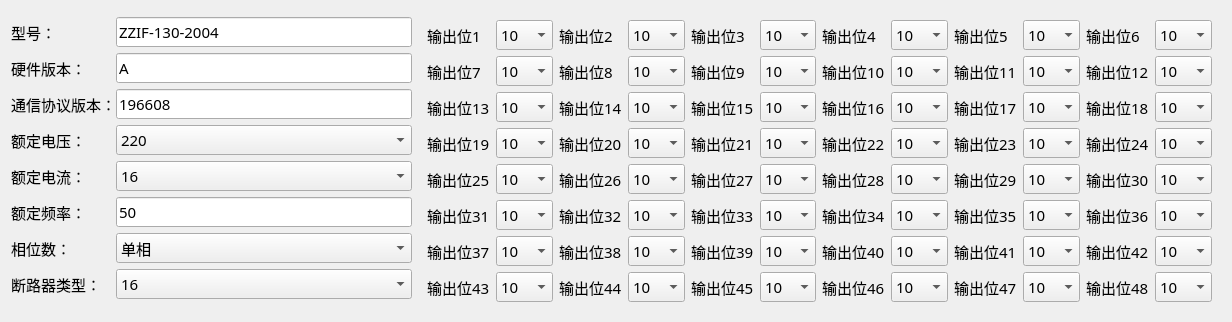
<?xml version="1.0" encoding="UTF-8"?>
<ui version="4.0">
 <class>Home_ZpduSetWid</class>
 <widget class="QWidget" name="Home_ZpduSetWid">
  <property name="geometry">
   <rect>
    <x>0</x>
    <y>0</y>
    <width>1232</width>
    <height>320</height>
   </rect>
  </property>
  <property name="font">
   <font>
    <family>微软雅黑</family>
    <pointsize>11</pointsize>
   </font>
  </property>
  <property name="windowTitle">
   <string>Form</string>
  </property>
  <layout class="QGridLayout" name="gridLayout_3" columnstretch="1,2">
   <item row="0" column="0">
    <widget class="QWidget" name="widget" native="true">
     <layout class="QGridLayout" name="gridLayout">
      <property name="leftMargin">
       <number>0</number>
      </property>
      <property name="topMargin">
       <number>0</number>
      </property>
      <property name="rightMargin">
       <number>0</number>
      </property>
      <property name="bottomMargin">
       <number>0</number>
      </property>
      <property name="spacing">
       <number>0</number>
      </property>
      <item row="0" column="0">
       <widget class="QLabel" name="label">
        <property name="text">
         <string>型号：</string>
        </property>
       </widget>
      </item>
      <item row="0" column="1">
       <widget class="QLineEdit" name="typeEdit">
        <property name="text">
         <string>ZZIF-130-2004</string>
        </property>
       </widget>
      </item>
      <item row="1" column="0">
       <widget class="QLabel" name="label_2">
        <property name="text">
         <string>硬件版本：</string>
        </property>
       </widget>
      </item>
      <item row="1" column="1">
       <widget class="QLineEdit" name="hardVersionEdit">
        <property name="text">
         <string>A</string>
        </property>
       </widget>
      </item>
      <item row="2" column="0">
       <widget class="QLabel" name="label_3">
        <property name="text">
         <string>通信协议版本：</string>
        </property>
       </widget>
      </item>
      <item row="2" column="1">
       <widget class="QLineEdit" name="protocolVersionEdit">
        <property name="text">
         <string>196608</string>
        </property>
       </widget>
      </item>
      <item row="3" column="0">
       <widget class="QLabel" name="label_4">
        <property name="text">
         <string>额定电压：</string>
        </property>
       </widget>
      </item>
      <item row="3" column="1">
       <widget class="QComboBox" name="ratedVolBox">
        <item>
         <property name="text">
          <string>220</string>
         </property>
        </item>
        <item>
         <property name="text">
          <string>380</string>
         </property>
        </item>
       </widget>
      </item>
      <item row="4" column="0">
       <widget class="QLabel" name="label_5">
        <property name="text">
         <string>额定电流：</string>
        </property>
       </widget>
      </item>
      <item row="4" column="1">
       <widget class="QComboBox" name="ratedCurBox">
        <item>
         <property name="text">
          <string>16</string>
         </property>
        </item>
        <item>
         <property name="text">
          <string>32</string>
         </property>
        </item>
        <item>
         <property name="text">
          <string>63</string>
         </property>
        </item>
       </widget>
      </item>
      <item row="5" column="0">
       <widget class="QLabel" name="label_6">
        <property name="text">
         <string>额定频率：</string>
        </property>
       </widget>
      </item>
      <item row="5" column="1">
       <widget class="QLineEdit" name="ratedFreqEdit">
        <property name="text">
         <string>50</string>
        </property>
       </widget>
      </item>
      <item row="6" column="0">
       <widget class="QLabel" name="label_7">
        <property name="text">
         <string>相位数：</string>
        </property>
       </widget>
      </item>
      <item row="6" column="1">
       <widget class="QComboBox" name="lineBox">
        <item>
         <property name="text">
          <string>单相</string>
         </property>
        </item>
        <item>
         <property name="text">
          <string>双火线</string>
         </property>
        </item>
        <item>
         <property name="text">
          <string>三相</string>
         </property>
        </item>
       </widget>
      </item>
      <item row="7" column="0">
       <widget class="QLabel" name="label_8">
        <property name="text">
         <string>断路器类型：</string>
        </property>
       </widget>
      </item>
      <item row="7" column="1">
       <widget class="QComboBox" name="breakerBox">
        <item>
         <property name="text">
          <string>16</string>
         </property>
        </item>
        <item>
         <property name="text">
          <string>20</string>
         </property>
        </item>
       </widget>
      </item>
     </layout>
    </widget>
   </item>
   <item row="0" column="1">
    <widget class="QWidget" name="widget_2" native="true">
     <layout class="QGridLayout" name="gridLayout_2">
      <item row="1" column="6">
       <widget class="QLabel" name="label_25">
        <property name="text">
         <string>输出位9</string>
        </property>
       </widget>
      </item>
      <item row="4" column="20">
       <widget class="QComboBox" name="op30Box">
        <item>
         <property name="text">
          <string>10</string>
         </property>
        </item>
        <item>
         <property name="text">
          <string>16</string>
         </property>
        </item>
       </widget>
      </item>
      <item row="3" column="6">
       <widget class="QLabel" name="label_37">
        <property name="text">
         <string>输出位21</string>
        </property>
       </widget>
      </item>
      <item row="8" column="20">
       <widget class="QComboBox" name="op42Box">
        <item>
         <property name="text">
          <string>10</string>
         </property>
        </item>
        <item>
         <property name="text">
          <string>16</string>
         </property>
        </item>
       </widget>
      </item>
      <item row="8" column="9">
       <widget class="QLabel" name="label_52">
        <property name="text">
         <string>输出位40</string>
        </property>
       </widget>
      </item>
      <item row="3" column="20">
       <widget class="QComboBox" name="op24Box">
        <item>
         <property name="text">
          <string>10</string>
         </property>
        </item>
        <item>
         <property name="text">
          <string>16</string>
         </property>
        </item>
       </widget>
      </item>
      <item row="3" column="17">
       <widget class="QComboBox" name="op23Box">
        <item>
         <property name="text">
          <string>10</string>
         </property>
        </item>
        <item>
         <property name="text">
          <string>16</string>
         </property>
        </item>
       </widget>
      </item>
      <item row="8" column="19">
       <widget class="QLabel" name="label_54">
        <property name="text">
         <string>输出位42</string>
        </property>
       </widget>
      </item>
      <item row="1" column="3">
       <widget class="QLabel" name="label_21">
        <property name="text">
         <string>输出位8</string>
        </property>
       </widget>
      </item>
      <item row="8" column="13">
       <widget class="QLabel" name="label_56">
        <property name="text">
         <string>输出位41</string>
        </property>
       </widget>
      </item>
      <item row="0" column="20">
       <widget class="QComboBox" name="op6Box">
        <item>
         <property name="text">
          <string>10</string>
         </property>
        </item>
        <item>
         <property name="text">
          <string>16</string>
         </property>
        </item>
       </widget>
      </item>
      <item row="2" column="20">
       <widget class="QComboBox" name="op18Box">
        <item>
         <property name="text">
          <string>10</string>
         </property>
        </item>
        <item>
         <property name="text">
          <string>16</string>
         </property>
        </item>
       </widget>
      </item>
      <item row="0" column="0">
       <widget class="QLabel" name="label_9">
        <property name="text">
         <string>输出位1</string>
        </property>
       </widget>
      </item>
      <item row="1" column="0">
       <widget class="QLabel" name="label_23">
        <property name="text">
         <string>输出位7</string>
        </property>
       </widget>
      </item>
      <item row="2" column="6">
       <widget class="QLabel" name="label_31">
        <property name="text">
         <string>输出位15</string>
        </property>
       </widget>
      </item>
      <item row="9" column="3">
       <widget class="QLabel" name="label_57">
        <property name="text">
         <string>输出位44</string>
        </property>
       </widget>
      </item>
      <item row="1" column="19">
       <widget class="QLabel" name="label_24">
        <property name="text">
         <string>输出位12</string>
        </property>
       </widget>
      </item>
      <item row="3" column="0">
       <widget class="QLabel" name="label_35">
        <property name="text">
         <string>输出位19</string>
        </property>
       </widget>
      </item>
      <item row="2" column="17">
       <widget class="QComboBox" name="op17Box">
        <item>
         <property name="text">
          <string>10</string>
         </property>
        </item>
        <item>
         <property name="text">
          <string>16</string>
         </property>
        </item>
       </widget>
      </item>
      <item row="6" column="17">
       <widget class="QComboBox" name="op35Box">
        <item>
         <property name="text">
          <string>10</string>
         </property>
        </item>
        <item>
         <property name="text">
          <string>16</string>
         </property>
        </item>
       </widget>
      </item>
      <item row="6" column="20">
       <widget class="QComboBox" name="op36Box">
        <item>
         <property name="text">
          <string>10</string>
         </property>
        </item>
        <item>
         <property name="text">
          <string>16</string>
         </property>
        </item>
       </widget>
      </item>
      <item row="9" column="19">
       <widget class="QLabel" name="label_60">
        <property name="text">
         <string>输出位48</string>
        </property>
       </widget>
      </item>
      <item row="0" column="6">
       <widget class="QLabel" name="label_11">
        <property name="text">
         <string>输出位3</string>
        </property>
       </widget>
      </item>
      <item row="2" column="0">
       <widget class="QLabel" name="label_29">
        <property name="text">
         <string>输出位13</string>
        </property>
       </widget>
      </item>
      <item row="6" column="6">
       <widget class="QLabel" name="label_49">
        <property name="text">
         <string>输出位33</string>
        </property>
       </widget>
      </item>
      <item row="8" column="17">
       <widget class="QComboBox" name="op41Box">
        <item>
         <property name="text">
          <string>10</string>
         </property>
        </item>
        <item>
         <property name="text">
          <string>16</string>
         </property>
        </item>
       </widget>
      </item>
      <item row="1" column="17">
       <widget class="QComboBox" name="op11Box">
        <item>
         <property name="text">
          <string>10</string>
         </property>
        </item>
        <item>
         <property name="text">
          <string>16</string>
         </property>
        </item>
       </widget>
      </item>
      <item row="4" column="19">
       <widget class="QLabel" name="label_42">
        <property name="text">
         <string>输出位30</string>
        </property>
       </widget>
      </item>
      <item row="4" column="17">
       <widget class="QComboBox" name="op29Box">
        <item>
         <property name="text">
          <string>10</string>
         </property>
        </item>
        <item>
         <property name="text">
          <string>16</string>
         </property>
        </item>
       </widget>
      </item>
      <item row="4" column="6">
       <widget class="QLabel" name="label_43">
        <property name="text">
         <string>输出位27</string>
        </property>
       </widget>
      </item>
      <item row="9" column="17">
       <widget class="QComboBox" name="op47Box">
        <item>
         <property name="text">
          <string>10</string>
         </property>
        </item>
        <item>
         <property name="text">
          <string>16</string>
         </property>
        </item>
       </widget>
      </item>
      <item row="3" column="3">
       <widget class="QLabel" name="label_33">
        <property name="text">
         <string>输出位20</string>
        </property>
       </widget>
      </item>
      <item row="0" column="3">
       <widget class="QLabel" name="label_10">
        <property name="text">
         <string>输出位2</string>
        </property>
       </widget>
      </item>
      <item row="9" column="20">
       <widget class="QComboBox" name="op48Box">
        <item>
         <property name="text">
          <string>10</string>
         </property>
        </item>
        <item>
         <property name="text">
          <string>16</string>
         </property>
        </item>
       </widget>
      </item>
      <item row="0" column="17">
       <widget class="QComboBox" name="op5Box">
        <item>
         <property name="text">
          <string>10</string>
         </property>
        </item>
        <item>
         <property name="text">
          <string>16</string>
         </property>
        </item>
       </widget>
      </item>
      <item row="6" column="19">
       <widget class="QLabel" name="label_48">
        <property name="text">
         <string>输出位36</string>
        </property>
       </widget>
      </item>
      <item row="1" column="20">
       <widget class="QComboBox" name="op12Box">
        <item>
         <property name="text">
          <string>10</string>
         </property>
        </item>
        <item>
         <property name="text">
          <string>16</string>
         </property>
        </item>
       </widget>
      </item>
      <item row="9" column="0">
       <widget class="QLabel" name="label_59">
        <property name="text">
         <string>输出位43</string>
        </property>
       </widget>
      </item>
      <item row="2" column="19">
       <widget class="QLabel" name="label_30">
        <property name="text">
         <string>输出位18</string>
        </property>
       </widget>
      </item>
      <item row="2" column="3">
       <widget class="QLabel" name="label_27">
        <property name="text">
         <string>输出位14</string>
        </property>
       </widget>
      </item>
      <item row="6" column="13">
       <widget class="QLabel" name="label_50">
        <property name="text">
         <string>输出位35</string>
        </property>
       </widget>
      </item>
      <item row="0" column="19">
       <widget class="QLabel" name="label_14">
        <property name="text">
         <string>输出位6</string>
        </property>
       </widget>
      </item>
      <item row="3" column="19">
       <widget class="QLabel" name="label_36">
        <property name="text">
         <string>输出位24</string>
        </property>
       </widget>
      </item>
      <item row="9" column="6">
       <widget class="QLabel" name="label_61">
        <property name="text">
         <string>输出位45</string>
        </property>
       </widget>
      </item>
      <item row="8" column="6">
       <widget class="QLabel" name="label_55">
        <property name="text">
         <string>输出位39</string>
        </property>
       </widget>
      </item>
      <item row="4" column="3">
       <widget class="QLabel" name="label_39">
        <property name="text">
         <string>输出位26</string>
        </property>
       </widget>
      </item>
      <item row="6" column="3">
       <widget class="QLabel" name="label_45">
        <property name="text">
         <string>输出位32</string>
        </property>
       </widget>
      </item>
      <item row="8" column="3">
       <widget class="QLabel" name="label_51">
        <property name="text">
         <string>输出位38</string>
        </property>
       </widget>
      </item>
      <item row="4" column="0">
       <widget class="QLabel" name="label_41">
        <property name="text">
         <string>输出位25</string>
        </property>
       </widget>
      </item>
      <item row="6" column="0">
       <widget class="QLabel" name="label_47">
        <property name="text">
         <string>输出位31</string>
        </property>
       </widget>
      </item>
      <item row="8" column="0">
       <widget class="QLabel" name="label_53">
        <property name="text">
         <string>输出位37</string>
        </property>
       </widget>
      </item>
      <item row="0" column="9">
       <widget class="QLabel" name="label_12">
        <property name="text">
         <string>输出位4</string>
        </property>
       </widget>
      </item>
      <item row="1" column="9">
       <widget class="QLabel" name="label_22">
        <property name="text">
         <string>输出位10</string>
        </property>
       </widget>
      </item>
      <item row="2" column="9">
       <widget class="QLabel" name="label_28">
        <property name="text">
         <string>输出位16</string>
        </property>
       </widget>
      </item>
      <item row="3" column="9">
       <widget class="QLabel" name="label_34">
        <property name="text">
         <string>输出位22</string>
        </property>
       </widget>
      </item>
      <item row="4" column="9">
       <widget class="QLabel" name="label_40">
        <property name="text">
         <string>输出位28</string>
        </property>
       </widget>
      </item>
      <item row="6" column="9">
       <widget class="QLabel" name="label_46">
        <property name="text">
         <string>输出位34</string>
        </property>
       </widget>
      </item>
      <item row="9" column="9">
       <widget class="QLabel" name="label_58">
        <property name="text">
         <string>输出位46</string>
        </property>
       </widget>
      </item>
      <item row="0" column="13">
       <widget class="QLabel" name="label_13">
        <property name="text">
         <string>输出位5</string>
        </property>
       </widget>
      </item>
      <item row="1" column="13">
       <widget class="QLabel" name="label_26">
        <property name="text">
         <string>输出位11</string>
        </property>
       </widget>
      </item>
      <item row="2" column="13">
       <widget class="QLabel" name="label_32">
        <property name="text">
         <string>输出位17</string>
        </property>
       </widget>
      </item>
      <item row="3" column="13">
       <widget class="QLabel" name="label_38">
        <property name="text">
         <string>输出位23</string>
        </property>
       </widget>
      </item>
      <item row="4" column="13">
       <widget class="QLabel" name="label_44">
        <property name="text">
         <string>输出位29</string>
        </property>
       </widget>
      </item>
      <item row="9" column="13">
       <widget class="QLabel" name="label_62">
        <property name="text">
         <string>输出位47</string>
        </property>
       </widget>
      </item>
      <item row="2" column="11">
       <widget class="QComboBox" name="op16Box">
        <item>
         <property name="text">
          <string>10</string>
         </property>
        </item>
        <item>
         <property name="text">
          <string>16</string>
         </property>
        </item>
       </widget>
      </item>
      <item row="1" column="11">
       <widget class="QComboBox" name="op10Box">
        <item>
         <property name="text">
          <string>10</string>
         </property>
        </item>
        <item>
         <property name="text">
          <string>16</string>
         </property>
        </item>
       </widget>
      </item>
      <item row="0" column="11">
       <widget class="QComboBox" name="op4Box">
        <item>
         <property name="text">
          <string>10</string>
         </property>
        </item>
        <item>
         <property name="text">
          <string>16</string>
         </property>
        </item>
       </widget>
      </item>
      <item row="3" column="11">
       <widget class="QComboBox" name="op22Box">
        <item>
         <property name="text">
          <string>10</string>
         </property>
        </item>
        <item>
         <property name="text">
          <string>16</string>
         </property>
        </item>
       </widget>
      </item>
      <item row="4" column="11">
       <widget class="QComboBox" name="op28Box">
        <item>
         <property name="text">
          <string>10</string>
         </property>
        </item>
        <item>
         <property name="text">
          <string>16</string>
         </property>
        </item>
       </widget>
      </item>
      <item row="6" column="11">
       <widget class="QComboBox" name="op34Box">
        <item>
         <property name="text">
          <string>10</string>
         </property>
        </item>
        <item>
         <property name="text">
          <string>16</string>
         </property>
        </item>
       </widget>
      </item>
      <item row="8" column="11">
       <widget class="QComboBox" name="op40Box">
        <item>
         <property name="text">
          <string>10</string>
         </property>
        </item>
        <item>
         <property name="text">
          <string>16</string>
         </property>
        </item>
       </widget>
      </item>
      <item row="9" column="11">
       <widget class="QComboBox" name="op46Box">
        <item>
         <property name="text">
          <string>10</string>
         </property>
        </item>
        <item>
         <property name="text">
          <string>16</string>
         </property>
        </item>
       </widget>
      </item>
      <item row="0" column="1">
       <widget class="QComboBox" name="op1Box">
        <item>
         <property name="text">
          <string>10</string>
         </property>
        </item>
        <item>
         <property name="text">
          <string>16</string>
         </property>
        </item>
       </widget>
      </item>
      <item row="1" column="1">
       <widget class="QComboBox" name="op7Box">
        <item>
         <property name="text">
          <string>10</string>
         </property>
        </item>
        <item>
         <property name="text">
          <string>16</string>
         </property>
        </item>
       </widget>
      </item>
      <item row="2" column="1">
       <widget class="QComboBox" name="op13Box">
        <item>
         <property name="text">
          <string>10</string>
         </property>
        </item>
        <item>
         <property name="text">
          <string>16</string>
         </property>
        </item>
       </widget>
      </item>
      <item row="3" column="1">
       <widget class="QComboBox" name="op19Box">
        <item>
         <property name="text">
          <string>10</string>
         </property>
        </item>
        <item>
         <property name="text">
          <string>16</string>
         </property>
        </item>
       </widget>
      </item>
      <item row="4" column="1">
       <widget class="QComboBox" name="op25Box">
        <item>
         <property name="text">
          <string>10</string>
         </property>
        </item>
        <item>
         <property name="text">
          <string>16</string>
         </property>
        </item>
       </widget>
      </item>
      <item row="6" column="1">
       <widget class="QComboBox" name="op31Box">
        <item>
         <property name="text">
          <string>10</string>
         </property>
        </item>
        <item>
         <property name="text">
          <string>16</string>
         </property>
        </item>
       </widget>
      </item>
      <item row="8" column="1">
       <widget class="QComboBox" name="op37Box">
        <item>
         <property name="text">
          <string>10</string>
         </property>
        </item>
        <item>
         <property name="text">
          <string>16</string>
         </property>
        </item>
       </widget>
      </item>
      <item row="9" column="1">
       <widget class="QComboBox" name="op43Box">
        <item>
         <property name="text">
          <string>10</string>
         </property>
        </item>
        <item>
         <property name="text">
          <string>16</string>
         </property>
        </item>
       </widget>
      </item>
      <item row="0" column="4">
       <widget class="QComboBox" name="op2Box">
        <item>
         <property name="text">
          <string>10</string>
         </property>
        </item>
        <item>
         <property name="text">
          <string>16</string>
         </property>
        </item>
       </widget>
      </item>
      <item row="1" column="4">
       <widget class="QComboBox" name="op8Box">
        <item>
         <property name="text">
          <string>10</string>
         </property>
        </item>
        <item>
         <property name="text">
          <string>16</string>
         </property>
        </item>
       </widget>
      </item>
      <item row="2" column="4">
       <widget class="QComboBox" name="op14Box">
        <item>
         <property name="text">
          <string>10</string>
         </property>
        </item>
        <item>
         <property name="text">
          <string>16</string>
         </property>
        </item>
       </widget>
      </item>
      <item row="3" column="4">
       <widget class="QComboBox" name="op20Box">
        <item>
         <property name="text">
          <string>10</string>
         </property>
        </item>
        <item>
         <property name="text">
          <string>16</string>
         </property>
        </item>
       </widget>
      </item>
      <item row="4" column="4">
       <widget class="QComboBox" name="op26Box">
        <item>
         <property name="text">
          <string>10</string>
         </property>
        </item>
        <item>
         <property name="text">
          <string>16</string>
         </property>
        </item>
       </widget>
      </item>
      <item row="6" column="4">
       <widget class="QComboBox" name="op32Box">
        <item>
         <property name="text">
          <string>10</string>
         </property>
        </item>
        <item>
         <property name="text">
          <string>16</string>
         </property>
        </item>
       </widget>
      </item>
      <item row="8" column="4">
       <widget class="QComboBox" name="op38Box">
        <item>
         <property name="text">
          <string>10</string>
         </property>
        </item>
        <item>
         <property name="text">
          <string>16</string>
         </property>
        </item>
       </widget>
      </item>
      <item row="9" column="4">
       <widget class="QComboBox" name="op44Box">
        <item>
         <property name="text">
          <string>10</string>
         </property>
        </item>
        <item>
         <property name="text">
          <string>16</string>
         </property>
        </item>
       </widget>
      </item>
      <item row="9" column="7">
       <widget class="QComboBox" name="op45Box">
        <item>
         <property name="text">
          <string>10</string>
         </property>
        </item>
        <item>
         <property name="text">
          <string>16</string>
         </property>
        </item>
       </widget>
      </item>
      <item row="8" column="7">
       <widget class="QComboBox" name="op39Box">
        <item>
         <property name="text">
          <string>10</string>
         </property>
        </item>
        <item>
         <property name="text">
          <string>16</string>
         </property>
        </item>
       </widget>
      </item>
      <item row="6" column="7">
       <widget class="QComboBox" name="op33Box">
        <item>
         <property name="text">
          <string>10</string>
         </property>
        </item>
        <item>
         <property name="text">
          <string>16</string>
         </property>
        </item>
       </widget>
      </item>
      <item row="4" column="7">
       <widget class="QComboBox" name="op27Box">
        <item>
         <property name="text">
          <string>10</string>
         </property>
        </item>
        <item>
         <property name="text">
          <string>16</string>
         </property>
        </item>
       </widget>
      </item>
      <item row="3" column="7">
       <widget class="QComboBox" name="op21Box">
        <item>
         <property name="text">
          <string>10</string>
         </property>
        </item>
        <item>
         <property name="text">
          <string>16</string>
         </property>
        </item>
       </widget>
      </item>
      <item row="2" column="7">
       <widget class="QComboBox" name="op15Box">
        <item>
         <property name="text">
          <string>10</string>
         </property>
        </item>
        <item>
         <property name="text">
          <string>16</string>
         </property>
        </item>
       </widget>
      </item>
      <item row="1" column="7">
       <widget class="QComboBox" name="op9Box">
        <item>
         <property name="text">
          <string>10</string>
         </property>
        </item>
        <item>
         <property name="text">
          <string>16</string>
         </property>
        </item>
       </widget>
      </item>
      <item row="0" column="7">
       <widget class="QComboBox" name="op3Box">
        <item>
         <property name="text">
          <string>10</string>
         </property>
        </item>
        <item>
         <property name="text">
          <string>16</string>
         </property>
        </item>
       </widget>
      </item>
     </layout>
    </widget>
   </item>
  </layout>
 </widget>
 <resources/>
 <connections/>
</ui>
